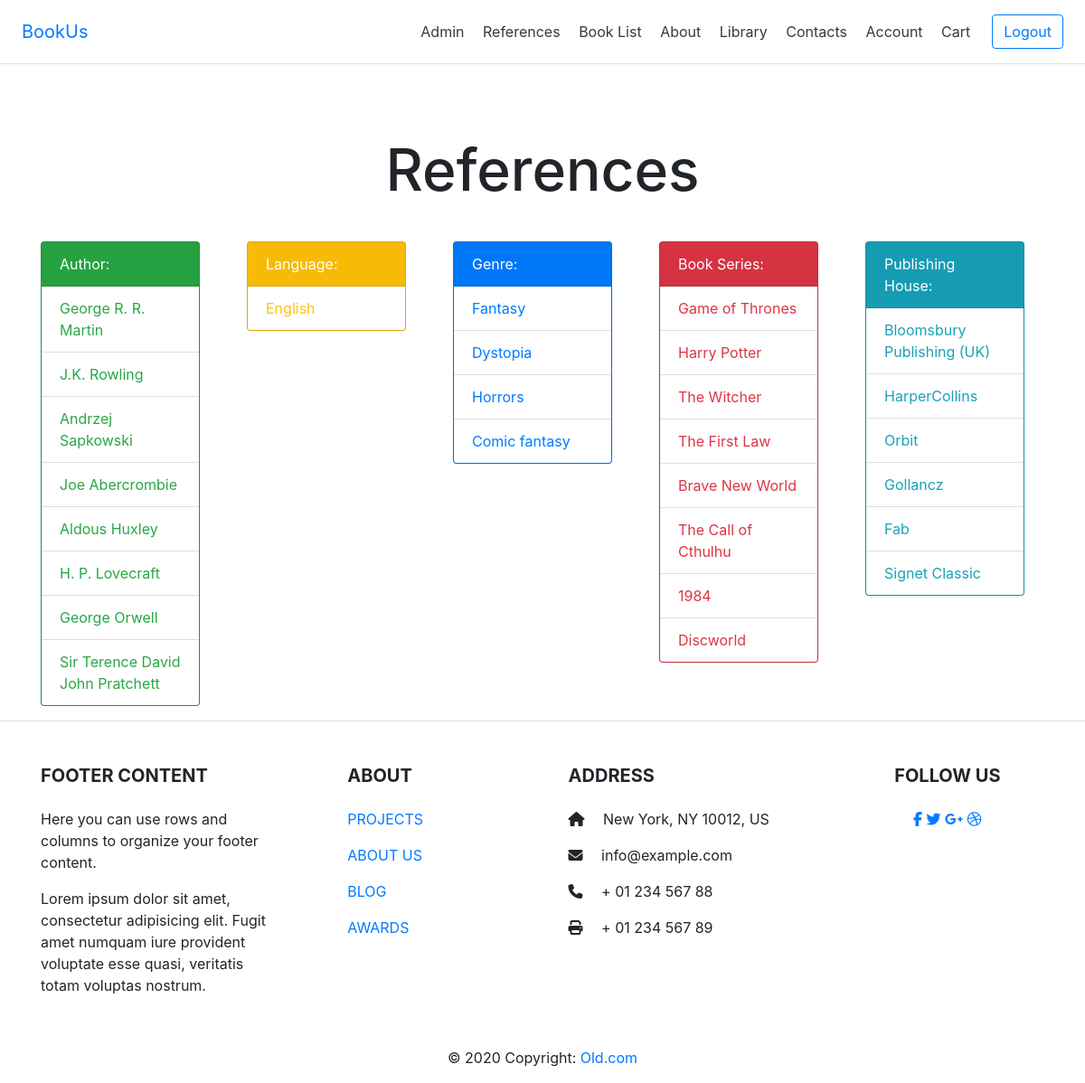
The page /references/ (signed in) on the database its author committed.
### references/models.py (models this page shows, shortened)
class Author(models.Model):
    author = models.CharField(
        'Author',
        max_length=50
    )
    description = models.TextField(
        'About Author',
        blank=True,
        null=True
    )

class Language(models.Model):
    languages = models.CharField(
        'Language',
        max_length=40,
    )

class Genre(models.Model):
    genres = models.CharField(
        'Genre',
        max_length=40,
    )
    description = models.TextField(
        'About Genre',
        blank=True,
        null=True
    )

class BookSeries(models.Model):
    series = models.CharField(
        'Title of the Series',
        max_length=30,
    )
    description = models.TextField(
        'About this Series',
        blank=True,
        null=True
    )

class PublishingHouse(models.Model):
    pubhouse = models.CharField(
        "Publishing House",
        max_length=40,
    )
    otherbooks = models.TextField(
        "Other books of this house",
        max_length=500,
        blank=True,
        null=True
    )

### references/views.py (the view)
# urls.py: path('', views.ShowReferencesView.as_view(), name='reference_view'),
class ShowReferencesView(LoginRequiredMixin, TemplateView):
    template_name = 'references/all_references.html'
    login_url = "/account/login"
    success_url = "/books"
    def get_context_data(self, **kwargs):
        author = Author.objects.all()
        genres = Genre.objects.all()
        languages = Language.objects.all()
        series = BookSeries.objects.all()
        pubhouse = PublishingHouse.objects.all()
        context = super().get_context_data(**kwargs)
        context['author'] = author
        context['genres'] = genres
        context['languages'] = languages
        context['series'] = series
        context['pubhouse'] = pubhouse
        return context

### references/templates/references/all_references.html (shortened to what this page needs)
{% extends 'base.html' %}
{% block content %}
<div class="all_references">
  <h1 class="text-center all_references_references">References</h1>
  <div class="row">
    <div class="col align-self-start"">
      <div class="card bg-success mb-3" style="width: 11rem;">
        <div class="card-header">
          <a href="author" class="text-white">Author:</a>
        </div>
        <ul class="list-group list-group-flush">
          {% for author in author %}
          <li class="list-group-item"><a href="author/{{ author.pk }}" class="text-success">{{ author.author }}</a> </li>
          {% endfor %}
        </ul>
      </div>
    </div>
    <div class="col align-self-start">
      <div class="card bg-warning mb-3" style="width: 11rem;">
        <div class="card-header">
          <a href="language" class="text-white">Language:</a>
        </div>
        <ul class="list-group list-group-flush">
          {% for languages in languages %}
          <li class="list-group-item"><a href="language/{{ languages.pk }}" class="text-warning">{{ languages.languages }}</a></li>
          {% endfor %}
        </ul>
      </div>
    </div>
    <div class="col align-self-start">
      <div class="card bg-primary mb-3" style="width: 11rem;">
        <div class="card-header">
          <a href="genre" class="text-white">Genre:</a>
        </div>
        <ul class="list-group list-group-flush">
          {% for genre in genres %}
          <li class="list-group-item"><a href="genre/{{ genre.pk }}">{{ genre.genres }}</a></li>
          {% endfor %}
        </ul>
      </div>
    </div>
    <div class="col align-self-start">
      <div class="card bg-danger mb-3" style="width: 11rem;">
        <div class="card-header">
          <a href="series" class="text-white">Book Series:</a>
        </div>
        <ul class="list-group list-group-flush">
          {% for series in series %}
          <li class="list-group-item"><a href="series/{{ series.pk }}" class="text-danger">{{ series.series }}</a></li>
          {% endfor %}
        </ul>
      </div>
    </div>
    <div class="col align-self-start">
      <div class="card bg-info mb-3" style="width: 11rem;">
        <div class="card-header">
          <a href="pubhouse" class="text-white">Publishing House:</a>
        </div>
        <ul class="list-group list-group-flush">
          {% for pubhouse in pubhouse %}
          <li class="list-group-item"><a href="pubhouse/{{ pubhouse.pk }}" class="text-info">{{ pubhouse.pubhouse }}</a></li>
          {% endfor %}
        </ul>
      </div>
    </div>
  </div>
</div>
{% endblock %}

### static/base.css (style rules this page uses)
body { position: relative; }

### references/templates/references/all_references.html (style rules this page uses)
.all_references { margin-top: 150px; }
.all_references_references { margin-bottom: 40px; font-size: 400%; }

### rows shown on the page
Author: author "George R. R. Martin"
Author: author "J.K. Rowling"
Author: author "Andrzej Sapkowski"
Author: author "Joe Abercrombie"
Author: author "Aldous Huxley"
Author: author "H. P. Lovecraft"
Author: author "George Orwell"
Author: author "Sir Terence David John Pratchett"
Language: languages "English"
Genre: genres "Fantasy"
Genre: genres "Dystopia"
Genre: genres "Horrors"
Genre: genres "Comic fantasy"
BookSeries: series "Game of Thrones"
BookSeries: series "Harry Potter"
BookSeries: series "The Witcher"
BookSeries: series "The First Law"
BookSeries: series "Brave New World"
BookSeries: series "The Call of Cthulhu"
BookSeries: series "1984"
BookSeries: series "Discworld"
PublishingHouse: pubhouse "Bloomsbury Publishing (UK)"
PublishingHouse: pubhouse "HarperCollins"
PublishingHouse: pubhouse "Orbit"
PublishingHouse: pubhouse "Gollancz"
PublishingHouse: pubhouse "Fab"
PublishingHouse: pubhouse "Signet Classic"
